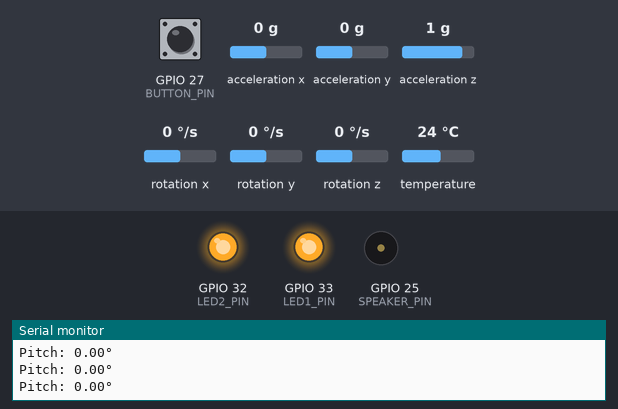
Simulated run of this sketch. Board: ESP32. Parts: output pins drawn as LEDs (lit = HIGH), buzzer (waves = sounding), the last lines printed to the serial monitor. Inputs (shaded band) come from the test bench; at power-on: GPIO 27 (BUTTON_PIN) HIGH, acceleration x 0 g, acceleration y 0 g, acceleration z 1 g, rotation x 0 °/s, rotation y 0 °/s, rotation z 0 °/s, temperature 24 °C. Nothing arrives over Bluetooth unless stated.

Above: at 2.2 s.
2.3 s: GPIO 27 (BUTTON_PIN) pulled LOW for 0.6 s
At 3.1 s:
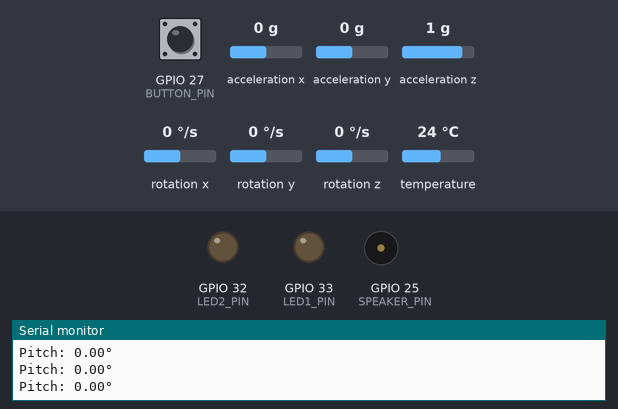
5.3 s: GPIO 27 (BUTTON_PIN) pulled LOW for 1 s
At 5.42 s:
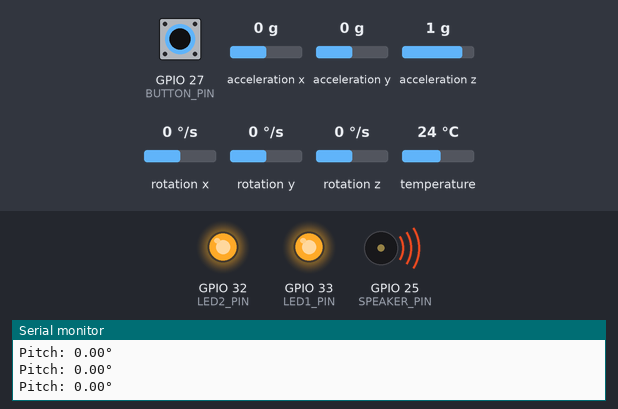
14.3 s: GPIO 27 (BUTTON_PIN) pulled LOW for 3.2 s
At 14.56 s:
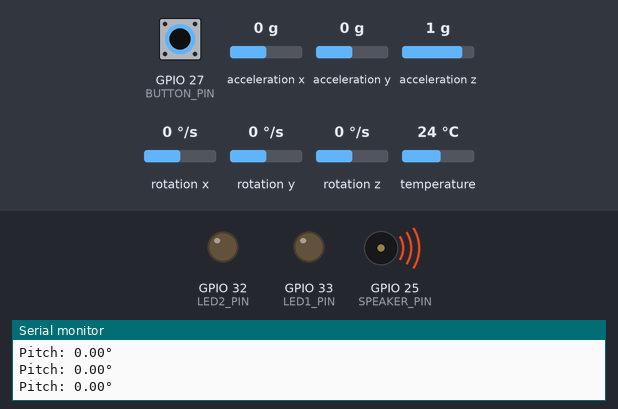
Timing chart, 0 to 23.0 s (numbered marks = the images above; inputs shaded):
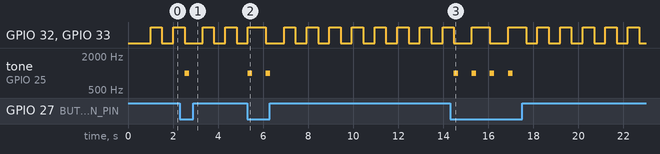

The sketch:

esp32code.ino
```cpp
#include <Wire.h>
#include <BluetoothSerial.h>
#include <Adafruit_MPU6050.h>
#include <Adafruit_Sensor.h>
#include <math.h>

// --- Pin assignments ---
#define LED1_PIN 33   // Represents bit 0 (LSB)
#define LED2_PIN 32   // Represents bit 1
#define BUTTON_PIN 27
#define IR_SENSOR_PIN 26 // Stub for IR sensor
#define SPEAKER_PIN 25

// I2C pins for MPU6050
#define SDA_PIN 21
#define SCL_PIN 22

// --- Create BluetoothSerial instance ---
BluetoothSerial SerialBT;

// --- Create an MPU6050 instance ---
Adafruit_MPU6050 mpu;

// --- Tone parameters ---
const int TONE_FREQUENCY = 1000;   // 1 kHz tone
const int TONE_DURATION = 200;     // duration in milliseconds

// Global variable for device ID (-1 means not set yet)
int deviceID = -1;

// Function to update LED outputs based on deviceID
// LED1 = bit 0, LED2 = bit 1
void updateLEDsWithID() {
  // Display the deviceID in binary on LED1 and LED2.
  digitalWrite(LED1_PIN, (deviceID & 0x01) ? HIGH : LOW);
  digitalWrite(LED2_PIN, (deviceID & 0x02) ? HIGH : LOW);
}

void setup() {
  Serial.begin(115200);
  delay(1000);
  Serial.println("ESP32 Bluetooth Serial IMU Example");

  // Initialize LED pins
  pinMode(LED1_PIN, OUTPUT);
  pinMode(LED2_PIN, OUTPUT);

  // Set up stub pins (for future use)
  pinMode(BUTTON_PIN, INPUT_PULLUP);
  pinMode(IR_SENSOR_PIN, INPUT);
  pinMode(SPEAKER_PIN, OUTPUT);

  // Initialize I2C for the MPU6050
  Wire.begin(SDA_PIN, SCL_PIN);

  // Initialize MPU6050
  if (!mpu.begin()) {
    Serial.println("Failed to find MPU6050 chip");
    while (1) {
      delay(10);
    }
  }
  // Configure sensor ranges and bandwidth as needed
  mpu.setAccelerometerRange(MPU6050_RANGE_8_G);
  mpu.setGyroRange(MPU6050_RANGE_500_DEG);
  mpu.setFilterBandwidth(MPU6050_BAND_21_HZ);
  Serial.println("MPU6050 initialized");

  // --- Bluetooth Serial Setup ---
  // Start Bluetooth Serial with a device name.
  if (!SerialBT.begin("ESP32_BT_Device")) {
    Serial.println("An error occurred initializing Bluetooth");
  } else {
    Serial.println("Bluetooth initialized. Waiting for connections...");
  }
}

void loop() {
  // --- Check if we have received our ID from Bluetooth ---
  if (SerialBT.available()) {
    String incoming = SerialBT.readStringUntil('\n');
    incoming.trim();
    Serial.print("Received via Bluetooth: ");
    Serial.println(incoming);
    // Look for the expected ID message format
    if (incoming.startsWith("Your ID is ")) {
      String idStr = incoming.substring(String("Your ID is ").length());
      int id = idStr.toInt();
      deviceID = id;
      Serial.print("Assigned deviceID: ");
      Serial.println(deviceID);
    }
  }

  // --- Display ID on LEDs ---
  if (deviceID >= 0) {
    updateLEDsWithID();
  } else {
    // If no ID yet, flash both LEDs as a waiting indicator.
    static unsigned long lastToggle = 0;
    static bool toggleState = false;
    if (millis() - lastToggle > 500) {
      lastToggle = millis();
      toggleState = !toggleState;
      digitalWrite(LED1_PIN, toggleState ? HIGH : LOW);
      digitalWrite(LED2_PIN, toggleState ? HIGH : LOW);
    }
  }

  // --- Check Button for tone output ---
  // Assuming active LOW: when pressed, digitalRead returns LOW.
  if (digitalRead(BUTTON_PIN) == LOW) {
    // Play a 1kHz tone for TONE_DURATION milliseconds.
    tone(SPEAKER_PIN, TONE_FREQUENCY, TONE_DURATION);
    // Debounce delay to avoid retriggering too quickly.
    delay(300);
  }

  // --- Read MPU6050 data ---
  sensors_event_t a, g, temp;
  mpu.getEvent(&a, &g, &temp);

  // Compute pitch angle from accelerometer data.
  // Formula: pitch = atan2(accY, sqrt(accX^2 + accZ^2)) * (180/PI)
  float pitch = atan2(a.acceleration.y, sqrt(a.acceleration.x * a.acceleration.x + a.acceleration.z * a.acceleration.z)) * 180.0 / PI;

  // Print the pitch to Serial monitor.
  Serial.print("Pitch: ");
  Serial.print(pitch, 2);
  Serial.println("°");

  // --- Transmit pitch data over Bluetooth Serial ---
  // This will send the pitch to any connected Bluetooth clients.
  char pitchStr[10];
  dtostrf(pitch, 4, 2, pitchStr);  // Format the pitch value as a string
  SerialBT.println(pitchStr);

  // Short delay before repeating the loop.
  delay(500);
}
```

Measured:
- after the input at 2.3 s, tone on GPIO 25 (SPEAKER_PIN): silent → 1000 Hz after 0.21 s, → silent 0.20 s later
- after the input at 5.3 s, tone on GPIO 25 (SPEAKER_PIN): alternates 1000 Hz for 0.20 s and silent for 0.60 s, 4 changes in all, then stays silent, starting at once
- after the input at 14.3 s, tone on GPIO 25 (SPEAKER_PIN): alternates 1000 Hz for 0.20 s and silent for 0.60 s, 8 changes in all, then stays silent, starting after 0.17 s
